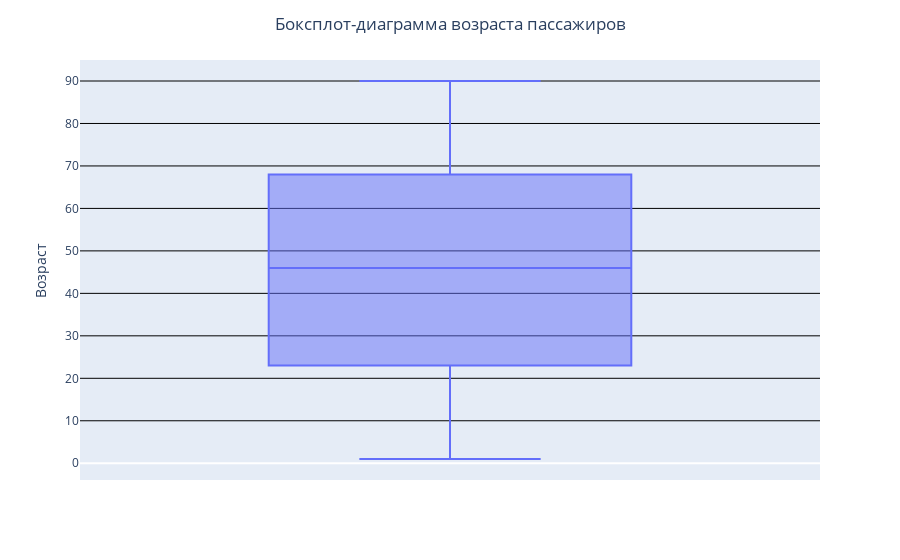

Write notebook code for a chart like this one.
### Code cell
# fig = px.box(df, y='Age', boxpoints='all')\
fig = px.box(df, y='Age')
fig.update_layout(
    title_text='Боксплот-диаграмма возраста пассажиров',
    title_x=0.5,  # Центрируем заголовок по горизонтали
)
fig.update_yaxes(showgrid=True, title_text='Возраст', gridcolor='black')
fig.show()

### Figure 1 — Plotly figure (JSON) as saved in the notebook; plotly's stock layout.template omitted (floating-point values rounded to 4 significant figures; data arrays with more than 128 entries replaced by an {"elided": "..."} marker saying what was removed)
{"data": [{"alignmentgroup": "True", "hovertemplate": "Age=%{y}<extra></extra>", "legendgroup": "", "marker": {"color": "#636efa"}, "name": "", "notched": false, "offsetgroup": "", "orientation": "v", "showlegend": false, "type": "box", "x0": " ", "xaxis": "x", "y": {"elided": "98619 int values"}, "y0": " ", "yaxis": "y"}], "layout": {"boxmode": "group", "legend": {"tracegroupgap": 0}, "margin": {"t": 60}, "title": {"text": "Боксплот-диаграмма возраста пассажиров", "x": 0.5}, "xaxis": {"anchor": "y", "domain": [0, 1]}, "yaxis": {"anchor": "x", "domain": [0, 1], "gridcolor": "black", "showgrid": true, "title": {"text": "Возраст"}}}}
